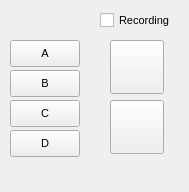
<?xml version="1.0" encoding="UTF-8"?>
<ui version="4.0">
 <class>startwindowbf</class>
 <widget class="QMainWindow" name="startwindowbf">
  <property name="geometry">
   <rect>
    <x>0</x>
    <y>0</y>
    <width>189</width>
    <height>192</height>
   </rect>
  </property>
  <property name="windowTitle">
   <string>BioFB</string>
  </property>
  <property name="windowIcon">
   <iconset resource="../opiconsole.qrc">
    <normaloff>:/images/images/OPIICO.png</normaloff>:/images/images/OPIICO.png</iconset>
  </property>
  <property name="styleSheet">
   <string notr="true">background-image: url(:/images/images/bioshare-BGtiletexturedMixedGloss600px.jpg);
font: 75 8pt &quot;Arial&quot;;</string>
  </property>
  <widget class="QWidget" name="centralwidget">
   <widget class="QCheckBox" name="checkWriteFileBox">
    <property name="geometry">
     <rect>
      <x>100</x>
      <y>10</y>
      <width>81</width>
      <height>21</height>
     </rect>
    </property>
    <property name="font">
     <font>
      <family>Arial</family>
      <pointsize>8</pointsize>
      <weight>9</weight>
      <italic>false</italic>
      <bold>false</bold>
     </font>
    </property>
    <property name="text">
     <string>Recording</string>
    </property>
   </widget>
   <widget class="QPushButton" name="pushButton_2">
    <property name="geometry">
     <rect>
      <x>110</x>
      <y>100</y>
      <width>54</width>
      <height>54</height>
     </rect>
    </property>
    <property name="font">
     <font>
      <family>Arial</family>
      <pointsize>8</pointsize>
      <weight>9</weight>
      <italic>false</italic>
      <bold>false</bold>
     </font>
    </property>
    <property name="cursor">
     <cursorShape>PointingHandCursor</cursorShape>
    </property>
    <property name="text">
     <string/>
    </property>
    <property name="icon">
     <iconset resource="../opiconsole.qrc">
      <normaloff>:/images/images/Live-Display.png</normaloff>:/images/images/Live-Display.png</iconset>
    </property>
    <property name="iconSize">
     <size>
      <width>50</width>
      <height>50</height>
     </size>
    </property>
    <property name="checkable">
     <bool>false</bool>
    </property>
   </widget>
   <widget class="QPushButton" name="CBP1">
    <property name="geometry">
     <rect>
      <x>10</x>
      <y>40</y>
      <width>70</width>
      <height>27</height>
     </rect>
    </property>
    <property name="font">
     <font>
      <family>Arial</family>
      <pointsize>8</pointsize>
      <weight>9</weight>
      <italic>false</italic>
      <bold>false</bold>
     </font>
    </property>
    <property name="cursor">
     <cursorShape>PointingHandCursor</cursorShape>
    </property>
    <property name="text">
     <string>A</string>
    </property>
    <property name="checkable">
     <bool>true</bool>
    </property>
   </widget>
   <widget class="QPushButton" name="CBP4">
    <property name="geometry">
     <rect>
      <x>10</x>
      <y>130</y>
      <width>70</width>
      <height>27</height>
     </rect>
    </property>
    <property name="font">
     <font>
      <family>Arial</family>
      <pointsize>8</pointsize>
      <weight>9</weight>
      <italic>false</italic>
      <bold>false</bold>
     </font>
    </property>
    <property name="cursor">
     <cursorShape>PointingHandCursor</cursorShape>
    </property>
    <property name="text">
     <string>D</string>
    </property>
    <property name="checkable">
     <bool>true</bool>
    </property>
   </widget>
   <widget class="QPushButton" name="pushButton">
    <property name="enabled">
     <bool>true</bool>
    </property>
    <property name="geometry">
     <rect>
      <x>110</x>
      <y>40</y>
      <width>54</width>
      <height>54</height>
     </rect>
    </property>
    <property name="font">
     <font>
      <family>Arial</family>
      <pointsize>8</pointsize>
      <weight>9</weight>
      <italic>false</italic>
      <bold>false</bold>
     </font>
    </property>
    <property name="cursor">
     <cursorShape>PointingHandCursor</cursorShape>
    </property>
    <property name="icon">
     <iconset resource="../opiconsole.qrc">
      <normaloff>:/images/images/refresh.png</normaloff>:/images/images/refresh.png</iconset>
    </property>
    <property name="iconSize">
     <size>
      <width>50</width>
      <height>50</height>
     </size>
    </property>
   </widget>
   <widget class="QLabel" name="opsign">
    <property name="enabled">
     <bool>true</bool>
    </property>
    <property name="geometry">
     <rect>
      <x>10</x>
      <y>10</y>
      <width>70</width>
      <height>27</height>
     </rect>
    </property>
    <property name="autoFillBackground">
     <bool>false</bool>
    </property>
    <property name="styleSheet">
     <string notr="true"/>
    </property>
    <property name="text">
     <string/>
    </property>
    <property name="pixmap">
     <pixmap resource="../opiconsole.qrc">:/images/images/Paired-Device.png</pixmap>
    </property>
    <property name="scaledContents">
     <bool>true</bool>
    </property>
   </widget>
   <widget class="QPushButton" name="CBP2">
    <property name="geometry">
     <rect>
      <x>10</x>
      <y>70</y>
      <width>70</width>
      <height>27</height>
     </rect>
    </property>
    <property name="font">
     <font>
      <family>Arial</family>
      <pointsize>8</pointsize>
      <weight>9</weight>
      <italic>false</italic>
      <bold>false</bold>
     </font>
    </property>
    <property name="cursor">
     <cursorShape>PointingHandCursor</cursorShape>
    </property>
    <property name="text">
     <string>B</string>
    </property>
    <property name="checkable">
     <bool>true</bool>
    </property>
   </widget>
   <widget class="QPushButton" name="CBP3">
    <property name="geometry">
     <rect>
      <x>10</x>
      <y>100</y>
      <width>70</width>
      <height>27</height>
     </rect>
    </property>
    <property name="font">
     <font>
      <family>Arial</family>
      <pointsize>8</pointsize>
      <weight>9</weight>
      <italic>false</italic>
      <bold>false</bold>
     </font>
    </property>
    <property name="cursor">
     <cursorShape>PointingHandCursor</cursorShape>
    </property>
    <property name="text">
     <string>C</string>
    </property>
    <property name="checkable">
     <bool>true</bool>
    </property>
   </widget>
  </widget>
 </widget>
 <resources>
  <include location="../opiconsole.qrc"/>
 </resources>
 <connections/>
</ui>
